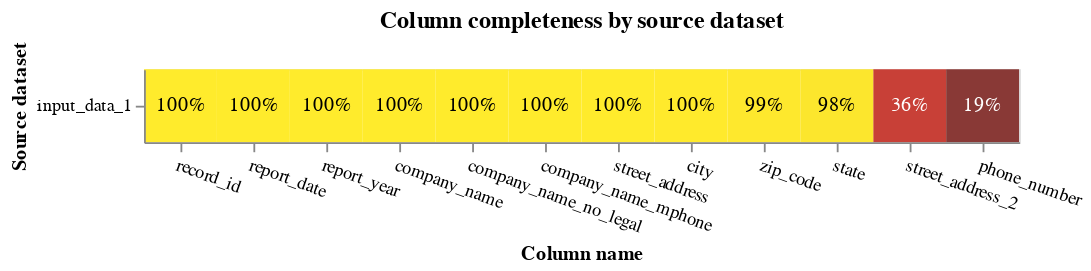

The cell this chart's notebook holds for it:
### Code cell
completeness_chart(eia_match_df, db_api=db_api)

### Figure 1 — Vega-Lite specification as saved in the notebook (floating-point values rounded to 4 significant figures)
{"config": {"view": {"continuousWidth": 400, "continuousHeight": 300}}, "layer": [{"mark": "rect", "encoding": {"color": {"field": "completeness", "legend": null, "scale": {"scheme": "darkred", "zero": true}, "type": "quantitative"}, "tooltip": [{"field": "source_dataset", "title": "Source dataset", "type": "nominal"}, {"field": "total_rows_inc_nulls", "format": ",", "title": "# of records", "type": "quantitative"}, {"field": "column_name", "title": "Column name", "type": "nominal"}, {"field": "total_null_rows", "format": ",", "title": "# of nulls", "type": "quantitative"}, {"field": "completeness", "format": ".1%", "type": "quantitative"}], "x": {"axis": {"labelAngle": 20}, "field": "column_name", "sort": {"field": "mean_comp", "order": "descending"}, "title": "Column name", "type": "nominal"}, "y": {"field": "source_dataset", "title": "Source dataset", "type": "nominal"}}, "title": "Column completeness by source dataset", "transform": [{"joinaggregate": [{"op": "mean", "field": "completeness", "as": "mean_comp"}], "groupby": ["column_name"]}]}, {"mark": {"type": "text"}, "encoding": {"color": {"condition": {"test": "datum['completeness'] < 0.5", "value": "white"}, "value": "black"}, "text": {"field": "completeness", "format": ".0%", "type": "quantitative"}, "x": {"axis": {"labelAngle": 0}, "field": "column_name", "sort": {"field": "mean_comp", "order": "descending"}, "type": "nominal"}, "y": {"field": "source_dataset", "type": "nominal"}}, "transform": [{"joinaggregate": [{"op": "mean", "field": "completeness", "as": "mean_comp"}], "groupby": ["column_name"]}]}], "data": {"name": "data-57edf6da2f9dcdae191503af3bcdc772"}, "height": {"step": 40}, "width": {"step": 40}, "$schema": "https://vega.github.io/schema/vega-lite/v5.9.3.json", "datasets": {"data-57edf6da2f9dcdae191503af3bcdc772": [{"source_dataset": "input_data_1", "column_name": "record_id", "total_null_rows": 0, "total_rows_inc_nulls": 20821, "completeness": 1.0}, {"source_dataset": "input_data_1", "column_name": "report_date", "total_null_rows": 0, "total_rows_inc_nulls": 20821, "completeness": 1.0}, {"source_dataset": "input_data_1", "column_name": "report_year", "total_null_rows": 0, "total_rows_inc_nulls": 20821, "completeness": 1.0}, {"source_dataset": "input_data_1", "column_name": "company_name", "total_null_rows": 0, "total_rows_inc_nulls": 20821, "completeness": 1.0}, {"source_dataset": "input_data_1", "column_name": "company_name_no_legal", "total_null_rows": 0, "total_rows_inc_nulls": 20821, "completeness": 1.0}, {"source_dataset": "input_data_1", "column_name": "company_name_mphone", "total_null_rows": 0, "total_rows_inc_nulls": 20821, "completeness": 1.0}, {"source_dataset": "input_data_1", "column_name": "street_address", "total_null_rows": 0, "total_rows_inc_nulls": 20821, "completeness": 1.0}, {"source_dataset": "input_data_1", "column_name": "street_address_2", "total_null_rows": 13234, "total_rows_inc_nulls": 20821, "completeness": 0.3644}, {"source_dataset": "input_data_1", "column_name": "city", "total_null_rows": 55, "total_rows_inc_nulls": 20821, "completeness": 0.9974}, {"source_dataset": "input_data_1", "column_name": "state", "total_null_rows": 472, "total_rows_inc_nulls": 20821, "completeness": 0.9773}, {"source_dataset": "input_data_1", "column_name": "zip_code", "total_null_rows": 257, "total_rows_inc_nulls": 20821, "completeness": 0.9877}, {"source_dataset": "input_data_1", "column_name": "phone_number", "total_null_rows": 16777, "total_rows_inc_nulls": 20821, "completeness": 0.1942}]}}
